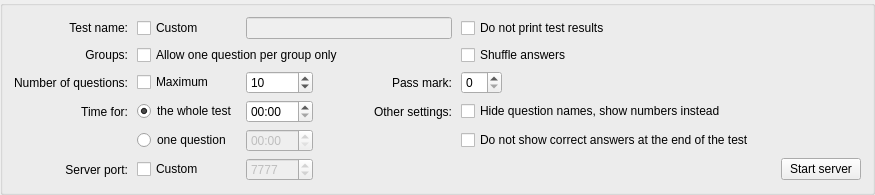
         <widget class="QGroupBox" name="TSCommonSettingsGroupBox">
          <property name="sizePolicy">
           <sizepolicy hsizetype="Preferred" vsizetype="Fixed">
            <horstretch>0</horstretch>
            <verstretch>0</verstretch>
           </sizepolicy>
          </property>
          <layout class="QGridLayout">
           <property name="horizontalSpacing">
            <number>9</number>
           </property>
           <property name="verticalSpacing">
            <number>6</number>
           </property>
           <item row="0" column="0">
            <widget class="QLabel" name="label_test_name">
             <property name="text">
              <string>Test name:</string>
             </property>
             <property name="alignment">
              <set>Qt::AlignRight|Qt::AlignTrailing|Qt::AlignVCenter</set>
             </property>
            </widget>
           </item>
           <item row="0" column="1">
            <widget class="QCheckBox" name="TSCustomTestNameCheckBox">
             <property name="statusTip">
              <string>Enable setting a custom test name (if unchecked, database name will be used)</string>
             </property>
             <property name="text">
              <string>Custom</string>
             </property>
            </widget>
           </item>
           <item row="0" column="2" colspan="2">
            <widget class="QLineEdit" name="TSTestNameLineEdit">
             <property name="enabled">
              <bool>false</bool>
             </property>
             <property name="statusTip">
              <string>Set a custom test name</string>
             </property>
            </widget>
           </item>
           <item row="1" column="0">
            <widget class="QLabel" name="label_allow_groups">
             <property name="text">
              <string>Groups:</string>
             </property>
             <property name="alignment">
              <set>Qt::AlignRight|Qt::AlignTrailing|Qt::AlignVCenter</set>
             </property>
            </widget>
           </item>
           <item row="1" column="1" colspan="3">
            <widget class="QCheckBox" name="TSGroupsCheckBox">
             <property name="statusTip">
              <string>Allow one question per group to appear in one test only, i.e. choose one of the group randomly</string>
             </property>
             <property name="text">
              <string>Allow one question per group only</string>
             </property>
            </widget>
           </item>
           <item row="2" column="0">
            <widget class="QLabel" name="label_qnum">
             <property name="text">
              <string>Number of questions:</string>
             </property>
             <property name="alignment">
              <set>Qt::AlignRight|Qt::AlignTrailing|Qt::AlignVCenter</set>
             </property>
            </widget>
           </item>
           <item row="2" column="1">
            <widget class="QCheckBox" name="TSMaxQnumCheckBox">
             <property name="statusTip">
              <string>Use the maximum number of questions possible</string>
             </property>
             <property name="text">
              <string>Maximum</string>
             </property>
            </widget>
           </item>
           <item row="2" column="2">
            <widget class="MTSpinBox" name="TSQnumSpinBox">
             <property name="minimumSize">
              <size>
               <width>54</width>
               <height>0</height>
              </size>
             </property>
             <property name="statusTip">
              <string>Specify the number of questions</string>
             </property>
             <property name="minimum">
              <number>1</number>
             </property>
             <property name="value">
              <number>10</number>
             </property>
            </widget>
           </item>
           <item row="2" column="3">
            <widget class="QLabel" name="label_passmark">
             <property name="minimumSize">
              <size>
               <width>130</width>
               <height>0</height>
              </size>
             </property>
             <property name="text">
              <string>Pass mark:</string>
             </property>
             <property name="alignment">
              <set>Qt::AlignRight|Qt::AlignTrailing|Qt::AlignVCenter</set>
             </property>
            </widget>
           </item>
           <item row="3" column="0">
            <widget class="QLabel" name="label_testtime">
             <property name="text">
              <string>Time for:</string>
             </property>
             <property name="alignment">
              <set>Qt::AlignRight|Qt::AlignTrailing|Qt::AlignVCenter</set>
             </property>
            </widget>
           </item>
           <item row="3" column="1">
            <widget class="QRadioButton" name="rbtnTestTime">
             <property name="text">
              <string>the whole test</string>
             </property>
             <property name="checked">
              <bool>true</bool>
             </property>
            </widget>
           </item>
           <item row="3" column="2">
            <widget class="QTimeEdit" name="TSTestTimeEdit">
             <property name="statusTip">
              <string>Time for the whole test</string>
             </property>
             <property name="displayFormat">
              <string>HH:mm</string>
             </property>
            </widget>
           </item>
           <item row="4" column="1">
            <widget class="QRadioButton" name="rbtnQuestionTime">
             <property name="text">
              <string>one question</string>
             </property>
            </widget>
           </item>
           <item row="4" column="2">
            <widget class="QTimeEdit" name="TSQuestionTimeEdit">
             <property name="enabled">
              <bool>false</bool>
             </property>
             <property name="statusTip">
              <string>Time for one question (multiplied by the number of questions)</string>
             </property>
             <property name="displayFormat">
              <string>HH:mm</string>
             </property>
            </widget>
           </item>
           <item row="5" column="0">
            <widget class="QLabel" name="label_server_port">
             <property name="text">
              <string>Server port:</string>
             </property>
             <property name="alignment">
              <set>Qt::AlignRight|Qt::AlignTrailing|Qt::AlignVCenter</set>
             </property>
            </widget>
           </item>
           <item row="5" column="1">
            <widget class="QCheckBox" name="TSCustomServerPortCheckBox">
             <property name="statusTip">
              <string>Use a custom server port (if unchecked, a random port will be chosen)</string>
             </property>
             <property name="text">
              <string>Custom</string>
             </property>
            </widget>
           </item>
           <item row="5" column="2">
            <widget class="QSpinBox" name="TSCustomServerPortSpinBox">
             <property name="enabled">
              <bool>false</bool>
             </property>
             <property name="statusTip">
              <string>Specify a custom server port</string>
             </property>
             <property name="maximum">
              <number>9999999</number>
             </property>
             <property name="value">
              <number>7777</number>
             </property>
            </widget>
           </item>
           <item row="5" column="6">
            <widget class="QPushButton" name="btnStartServer">
             <property name="statusTip">
              <string>Proceed to testing mode using this computer as a server</string>
             </property>
             <property name="text">
              <string>Start server</string>
             </property>
             <property name="icon">
              <iconset resource="resources.qrc">
               <normaloff>:/images/images/player_play.png</normaloff>:/images/images/player_play.png</iconset>
             </property>
             <property name="iconSize">
              <size>
               <width>16</width>
               <height>16</height>
              </size>
             </property>
            </widget>
           </item>
           <item row="2" column="4">
            <widget class="MTSpinBox" name="TSPassMarkSpinBox">
             <property name="statusTip">
              <string>Specify the minimum number of correct answers (with score above 0) to pass the test</string>
             </property>
             <property name="maximum">
              <number>10</number>
             </property>
            </widget>
           </item>
           <item row="3" column="4" colspan="3">
            <widget class="QCheckBox" name="TSHideQuestionNamesCheckBox">
             <property name="statusTip">
              <string>Use this option if the names of your questions contain clues to their answers</string>
             </property>
             <property name="text">
              <string>Hide question names, show numbers instead</string>
             </property>
            </widget>
           </item>
           <item row="4" column="4" colspan="3">
            <widget class="QCheckBox" name="TSHideCorrectAnswersCheckBox">
             <property name="statusTip">
              <string>Do not show correct answers at the end of the test</string>
             </property>
             <property name="text">
              <string>Do not show correct answers at the end of the test</string>
             </property>
            </widget>
           </item>
           <item row="3" column="3">
            <widget class="QLabel" name="label_other_settings">
             <property name="minimumSize">
              <size>
               <width>130</width>
               <height>0</height>
              </size>
             </property>
             <property name="text">
              <string>Other settings:</string>
             </property>
             <property name="alignment">
              <set>Qt::AlignRight|Qt::AlignTrailing|Qt::AlignVCenter</set>
             </property>
            </widget>
           </item>
           <item row="1" column="4" colspan="3">
            <widget class="QCheckBox" name="TSShuffleAnswersCheckBox">
             <property name="statusTip">
              <string>Reorder answers randomly</string>
             </property>
             <property name="text">
              <string>Shuffle answers</string>
             </property>
            </widget>
           </item>
           <item row="2" column="5">
            <spacer>
             <property name="orientation">
              <enum>Qt::Horizontal</enum>
             </property>
             <property name="sizeHint" stdset="0">
              <size>
               <width>261</width>
               <height>20</height>
              </size>
             </property>
            </spacer>
           </item>
           <item row="0" column="4" colspan="3">
            <widget class="QCheckBox" name="TSDoNotPrintResultsCheckBox">
             <property name="statusTip">
              <string>Do not print test results automatically</string>
             </property>
             <property name="text">
              <string>Do not print test results</string>
             </property>
            </widget>
           </item>
          </layout>
         </widget>
